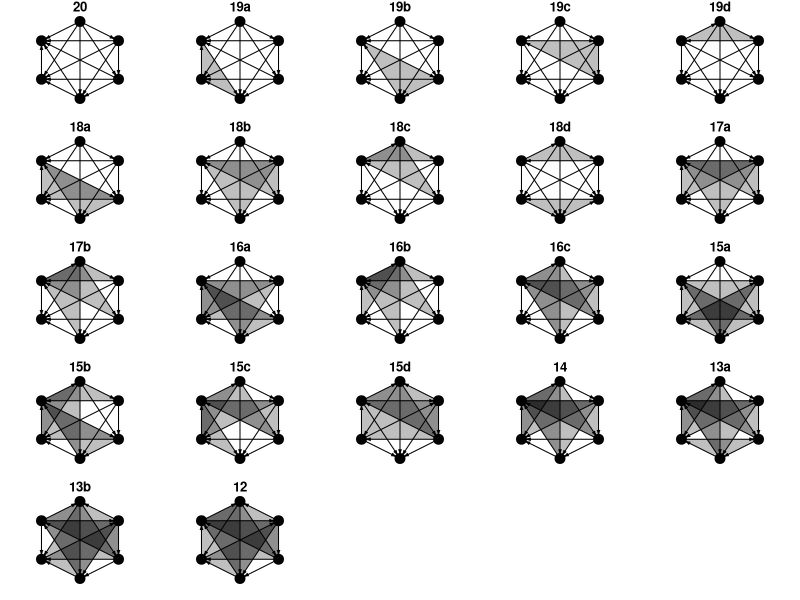
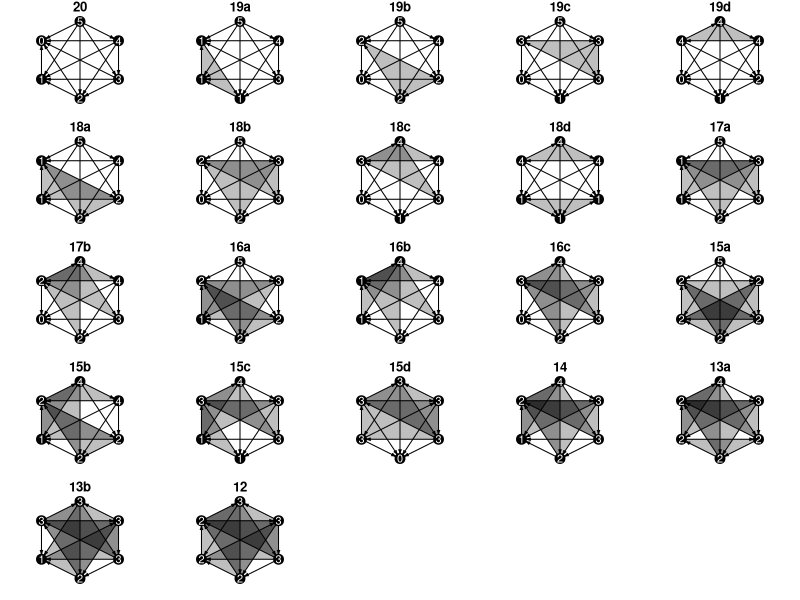
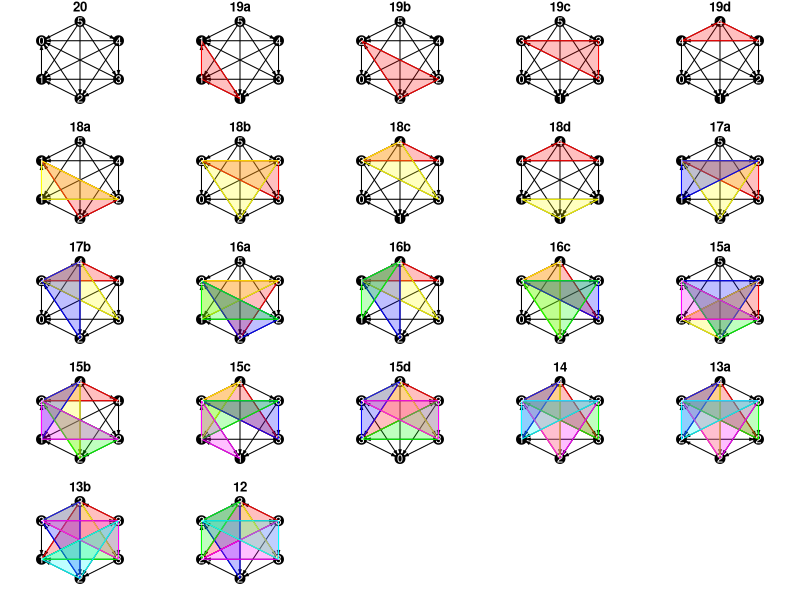
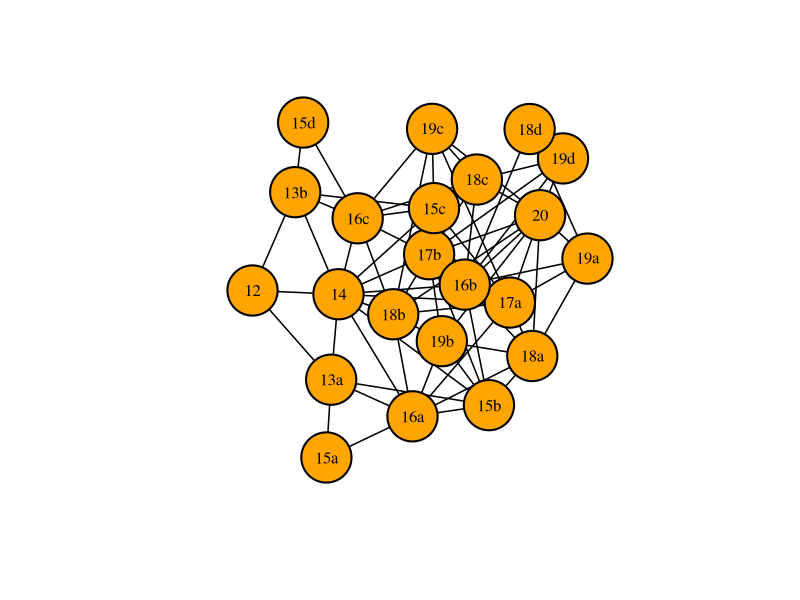

Reproduce these figures in R, in order.
# calculating how many non-isopmorphic graphs there are
library(igraph)
library(combinat)


# total nodes
nodes = 6

permutations <- function(n = NULL) {
  num <- c(0, 0, 0, 0, 0, 1, 1, 1, 1, 1)
  combos <- unique(permn(num))
  for (i in 1:length(combos)) {
    combos[[i]] <- combos[[i]][1:n]
  }
  combos <- unique(combos)
  return(combos)
}

total_graphs = (2^5) * (2^4) * (2^3) * (2^2) * 2

# m <- matrix(new[[1]], nrow = nodes)
# g <-graph_from_adjacency_matrix(m, mode="directed")
# plot(g, layout = layout_in_circle(g))


# data_5 <- permutations(5)
# data_4 <- permutations(4)
# data_3 <- permutations(3)
# data_2 <- permutations(2)
# data_1 <- permutations(1)


# this comes from the permutations above
data_5 <- list(c(0,0,0,0,0), c(0,0,0,0,1), c(0,0,0,1,0), c(0,0,1,0,0), c(0,1,0,0,0), c(1,0,0,0,0), c(1,0,0,0,1), c(0,1,0,0,1), c(0,0,1,0,1), c(0,0,0,1,1), c(0,0,1,1,0), c(0,1,0,1,0), c(1,0,0,1,0), c(1,0,1,0,0), c(0,1,1,0,0), c(1,1,0,0,0), c(1,1,0,0,1), c(1,0,1,0,1), c(1,0,0,1,1), c(0,1,0,1,1), c(0,1,1,0,1), c(0,0,1,1,1), c(0,1,1,1,0), c(1,0,1,1,0), c(1,1,0,1,0), c(1,1,1,0,0), c(1,1,0,1,1), c(1,0,1,1,1), c(1,1,1,0,1), c(0,1,1,1,1), c(1,1,1,1,0), c(1,1,1,1,1))
data_4 <- list(c(0,0,0,0), c(0,0,0,1), c(0,0,1,0), c(0,1,0,0), c(1,0,0,0), c(0,0,1,1), c(0,1,0,1), c(1,0,0,1), c(1,0,1,0), c(0,1,1,0), c(1,1,0,0), c(0,1,1,1), c(1,0,1,1), c(1,1,0,1), c(1,1,1,0), c(1,1,1,1))
data_3 <- list(c(0,0,0), c(0,0,1), c(0,1,0), c(1,0,0), c(1,0,1), c(0,1,1), c(1,1,0), c(1,1,1))
data_2 <- list(c(0,0), c(0,1), c(1,0), c(1,1))
data_1 <- list(0, 1)


chunk_1 <- c(data_1[1], data_1[2])
chunk_2 <- c(rep(data_2[1], length(chunk_1)), rep(data_2[2], length(chunk_1)), rep(data_2[3], length(chunk_1)), rep(data_2[4], length(chunk_1)))
chunk_3 <- c(rep(data_3[1], length(chunk_2)), rep(data_3[2], length(chunk_2)), rep(data_3[3], length(chunk_2)), rep(data_3[4], length(chunk_2)), rep(data_3[5], length(chunk_2)), rep(data_3[6], length(chunk_2)), rep(data_3[7], length(chunk_2)), rep(data_3[8], length(chunk_2)))
chunk_4 <- c(rep(data_4[1], length(chunk_3)), rep(data_4[2], length(chunk_3)), rep(data_4[3], length(chunk_3)), rep(data_4[4], length(chunk_3)), rep(data_4[5], length(chunk_3)), rep(data_4[6], length(chunk_3)), rep(data_4[7], length(chunk_3)), rep(data_4[8], length(chunk_3)), rep(data_4[9], length(chunk_3)), rep(data_4[10], length(chunk_3)), rep(data_4[11], length(chunk_3)), rep(data_4[12], length(chunk_3)), rep(data_4[13], length(chunk_3)), rep(data_4[14], length(chunk_3)), rep(data_4[15], length(chunk_3)), rep(data_4[16], length(chunk_3))) 
chunk_5 <- c(rep(data_5[1], length(chunk_4)), rep(data_5[2], length(chunk_4)), rep(data_5[3], length(chunk_4)), rep(data_5[4], length(chunk_4)), rep(data_5[5], length(chunk_4)), rep(data_5[6], length(chunk_4)), rep(data_5[7], length(chunk_4)), rep(data_5[8], length(chunk_4)), rep(data_5[9], length(chunk_4)), rep(data_5[10], length(chunk_4)), rep(data_5[11], length(chunk_4)), rep(data_5[12], length(chunk_4)), rep(data_5[13], length(chunk_4)), rep(data_5[14], length(chunk_4)), rep(data_5[15], length(chunk_4)), rep(data_5[16], length(chunk_4)), rep(data_5[17], length(chunk_4)), rep(data_5[18], length(chunk_4)), rep(data_5[19], length(chunk_4)), rep(data_5[20], length(chunk_4)), rep(data_5[21], length(chunk_4)), rep(data_5[22], length(chunk_4)), rep(data_5[23], length(chunk_4)), rep(data_5[24], length(chunk_4)), rep(data_5[25], length(chunk_4)), rep(data_5[26], length(chunk_4)), rep(data_5[27], length(chunk_4)), rep(data_5[28], length(chunk_4)), rep(data_5[29], length(chunk_4)), rep(data_5[30], length(chunk_4)), rep(data_5[31], length(chunk_4)), rep(data_5[32], length(chunk_4)))


new_data_1 <- rep(chunk_1, total_graphs/length(chunk_1))
new_data_2 <- rep(chunk_2, total_graphs/length(chunk_2))
new_data_3 <- rep(chunk_3, total_graphs/length(chunk_3))
new_data_4 <- rep(chunk_4, total_graphs/length(chunk_4))
new_data_5 <- rep(chunk_5, total_graphs/length(chunk_5))



# produces all possible graphs
all_graphs <- list()
for (i in 1:total_graphs) {
  all_graphs[[i]] <- c(0, new_data_5[[i]], abs(new_data_5[[i]][1] - 1), 0, new_data_4[[i]],
                  abs(new_data_5[[i]][2] - 1), abs(new_data_4[[i]][1] - 1), 0, new_data_3[[i]],
                  abs(new_data_5[[i]][3] - 1), abs(new_data_4[[i]][2] - 1), abs(new_data_3[[i]][1] - 1),
                  0, new_data_2[[i]], abs(new_data_5[[i]][4] - 1), abs(new_data_4[[i]][3] - 1),
                  abs(new_data_3[[i]][2] - 1), abs(new_data_2[[i]][1] - 1), 0, new_data_1[[i]],
                  abs(new_data_5[[i]][5] - 1), abs(new_data_4[[i]][4] - 1), abs(new_data_3[[i]][3] - 1),
                  abs(new_data_2[[i]][2] - 1), abs(new_data_1[[i]] - 1), 0
                  )
}


combos <- list()
sorted_combos <- list()
for (i in 1:total_graphs) {
  combos[[i]] <- sum(all_graphs[[i]][1:6])
  combos[[i]] <- c(combos[[i]], sum(all_graphs[[i]][7:12]))
  combos[[i]] <- c(combos[[i]], sum(all_graphs[[i]][13:18]))
  combos[[i]] <- c(combos[[i]], sum(all_graphs[[i]][19:24]))
  combos[[i]] <- c(combos[[i]], sum(all_graphs[[i]][25:30]))
  combos[[i]] <- c(combos[[i]], sum(all_graphs[[i]][31:36]))
  sorted_combos[[i]] <- sort(combos[[i]])
}




iso <- unique(sorted_combos)
iso_count <- rep(list(0), length(iso))
iso_ex_num <- vector()
for (i in 1:length(sorted_combos)) {
  for (j in 1:length(iso)) {
    if (identical(sorted_combos[[i]], iso[[j]])) {
      if (iso_count[[j]] == 0) {
        iso_ex_num <- c(iso_ex_num, i)
      }
      iso_count[[j]] <- iso_count[[j]] + 1
    }
  }
}

# shows the different types of isomorphs and how many there are of each
new_mat <- matrix(iso)
new_mat <- cbind(new_mat, iso_count)

iso_combos <- list()
iso_graph <- list()
for (i in 1:length(iso)) {
  m <- matrix(all_graphs[[iso_ex_num[i]]], nrow = nodes)
  iso_graph[[i]] <-graph_from_adjacency_matrix(m, mode="directed")
  iso_combos[[i]] <- combos[[iso_ex_num[i]]]
}

new_mat <- cbind(new_mat, iso_graph)
# there are 22 total isomorphs


# gets the triad census state and id
# accepts triad census
triad_state <- function(census = NULL) {
  name = NULL
  trans = NULL
  if (census[1] == 1) {
    name = "003"
    trans = NA
  }
  if (census[2] == 1) {
    name = "012"
    trans = NA
  }
  if (census[3] == 1) {
    name = "102"
    trans = NA
  }
  if (census[4] == 1) {
    name = "021D"
    trans = NA
  }
  if (census[5] == 1) {
    name = "021U"
    trans = NA
  }
  if (census[6] == 1) {
    name = "021C"
    trans = "Intransitive"
  }
  if (census[7] == 1) {
    name = "111D"
    trans = "Intransitive"
  }
  if (census[8] == 1) {
    name = "111U"
    trans = "Intransitive"
  }
  if (census[9] == 1) {
    name = "030T"
    trans = "Transitive"
  }
  if (census[10] == 1) {
    name = "030C"
    trans = "Intransitive"
  }
  if (census[11] == 1) {
    name = "201"
    trans = "Intransitive"
  }
  if (census[12] == 1) {
    name = "120D"
    trans = "Transitive"
  }
  if (census[13] == 1) {
    name = "120U"
    trans = "Transitive"
  }
  if (census[14] == 1) {
    name = "120C"
    trans = "Mixed"
  }
  if (census[15] == 1) {
    name = "210"
    trans = "Mixed"
  }
  if (census[16] == 1) {
    name = "300"
    trans = "Transitive"
  }
  return(list(name, trans))
}



iso_triad <- function(iso_number = NULL) {
  g = iso_graph[[iso_number]]
  individuals <- c(1, 2, 3, 4, 5, 6)
  ids <- combn(individuals, 3, simplify = FALSE)
  sg = rep(list(NA),length(ids))
  sg_census = rep(list(NA),length(ids))
  state <- rep(list(NA),length(ids))
  trans <- rep(list(NA),length(ids))
  for (i in 1:length(ids)){
    sg[[i]] <- induced_subgraph(g, vids = ids[i][[1]])
    sg_census[[i]] <- triad_census(sg[[i]])
    state[[i]] <- triad_state(sg_census[[i]])[[1]]
    trans[[i]] <- triad_state(sg_census[[i]])[[2]]
  }
  sub_mat <- matrix(ids)
  sub_mat <- cbind(sub_mat, as.matrix(sg))
  sub_mat <- cbind(sub_mat, as.matrix(sg_census))
  sub_mat <- cbind(sub_mat, as.matrix(state))
  sub_mat <- cbind(sub_mat, as.matrix(trans))
  colnames(sub_mat) <- c("Triad", "IGraph", "Triad_Census", "State_ID", "Transitivity")
  return(sub_mat)
}


# iso_1_triads <- iso_triad(1)
# iso_2_triads <- iso_triad(2)
# iso_3_triads <- iso_triad(3)
# iso_4_triads <- iso_triad(4)
# iso_5_triads <- iso_triad(5)
# iso_6_triads <- iso_triad(6)
# iso_7_triads <- iso_triad(7)
# iso_8_triads <- iso_triad(8)
# iso_9_triads <- iso_triad(9)
# iso_10_triads <- iso_triad(10)
# iso_11_triads <- iso_triad(11)
# iso_12_triads <- iso_triad(12)
# iso_13_triads <- iso_triad(13)
# iso_14_triads <- iso_triad(14)
# iso_15_triads <- iso_triad(15)
# iso_16_triads <- iso_triad(16)
# iso_17_triads <- iso_triad(17)
# iso_18_triads <- iso_triad(18)
# iso_19_triads <- iso_triad(19)
# iso_20_triads <- iso_triad(20)
# iso_21_triads <- iso_triad(21)
# iso_22_triads <- iso_triad(22)



iso_trans <- function(iso_number = NULL) {
  data <- iso_triad(iso_number)
  trans = 0
  int = 0
  for (i in 1:nrow(data)) {
    if (data[[i,5]] == "Transitive") {
      trans = trans + 1
    }
    if (data[[i,5]] == "Intransitive") {
      int = int + 1
    }
  }
  return(list(Transitive = trans, Intransitive = int))
}

trans_num = list()
for (i in 1:length(iso)) {
  trans_num[[i]] <- unlist(iso_trans(i))
}


all_trans = vector()
for (i in 1:length(iso)) {
  all_trans <- append(all_trans, iso_trans(i)[[1]])
}


iso_names <- vector()
iso_num <- rep(list(1), 22)
for (i in 1:length(iso)) {
  if (sum(all_trans == all_trans[i]) == 1) {
    iso_names <- append(iso_names, toString(all_trans[i]))
  } else {
    temp_name <- as.vector(toString(all_trans[i]))
    temp_name <- append(temp_name, letters[iso_num[[all_trans[i]]]])
    temp_name <- paste(temp_name, collapse = "")
    iso_names <- append(iso_names, temp_name)
    iso_num[[all_trans[i]]] <- iso_num[[all_trans[i]]] + 1
  }
}


new_mat <- cbind(new_mat, as.matrix(trans_num))
new_mat <- cbind(as.matrix(iso_names), new_mat)


# test = iso_graph[[22]]
# test_individuals <- c(1, 2, 3, 4, 5, 6)
# test_ids <- combn(test_individuals, 3, simplify = FALSE)
# test_sg = rep(list(NA),length(test_ids))
# test_sg_census = rep(list(NA),length(test_ids))
# test_state <- rep(list(NA),length(test_ids))
# test_trans <- rep(list(NA),length(test_ids))
# for (i in 1:length(test_ids)){
#   test_sg[[i]] <- induced_subgraph(test, vids = test_ids[i][[1]])
#   test_sg_census[[i]] <- triad_census(test_sg[[i]])
#   test_state[[i]] <- triad_state(test_sg_census[[i]])[[1]]
#   test_trans[[i]] <- triad_state(test_sg_census[[i]])[[2]]
# }
# sub_mat <- matrix(test_ids)
# sub_mat <- cbind(sub_mat, as.matrix(test_sg))
# sub_mat <- cbind(sub_mat, as.matrix(test_sg_census))
# sub_mat <- cbind(sub_mat, as.matrix(test_state))
# sub_mat <- cbind(sub_mat, as.matrix(test_trans))
# colnames(sub_mat) <- c("Triad", "IGraph", "Triad_Census", "State_ID", "Transitivity")


intrans = rep(list(),length(iso))
for (i in 1:length(iso)) {
  data = iso_graph[[i]]
  individuals <- c(1, 2, 3, 4, 5, 6)
  ids <- combn(individuals, 3, simplify = FALSE)
  intrans_temp <- NULL
  int_count = 1
  for (j in 1:length(ids)) {
    sg <- induced_subgraph(data, vids = ids[[j]])
    sg_census <- triad_census(sg)
    if (triad_state(sg_census)[[2]] == "Intransitive") {
      intrans_temp[[int_count]] <- ids[[j]]
      int_count <- int_count + 1
    }
  }
  intrans[[i]] <- intrans_temp
}

new_mat <- cbind(new_mat, as.matrix(intrans))
for (i in 1:nrow(new_mat)) {
  for (j in 1:length(new_mat[[i, 2]])) {
    new_mat[[i, 2]][j] <- abs(5 - new_mat[[i, 2]][j])
  }
}

colnames(new_mat) <- c("ID", "Wins", "Count", "Example IGraph", "Transitivity", "Intransitive_Vert")
iso_combos <- iso_combos[c(1, 2, 4, 7, 14, 3, 6, 12, 15, 5, 11, 8, 10, 17, 9, 13, 18, 22, 16, 19, 21, 20)]
iso_mat <- new_mat[c(1, 2, 4, 7, 14, 3, 6, 12, 15, 5, 11, 8, 10, 17, 9, 13, 18, 22, 16, 19, 21, 20),]



# iso_mat[[2,2]][unlist(iso_mat[[2,6]])]





# x <- c(1, 0.5, -0.5, -1, -0.5, 0.5)
# y <- c(0, 1, 1, 0, -1, -1)
# coords <- data.frame(x, y)

x2 <- c(0, 1, 1, 0, -1, -1)
y2 <- c(1, 0.5, -0.5, -1, -0.5, 0.5)
sideways <- as.matrix(data.frame(x2, y2))





par(mfrow=c(5,5), mar=c(1,0,1,0))
for (i in 1:length(iso)) {
  plot(iso_mat[[i, 4]], layout = sideways, vertex.color = "black",
       vertex.size = 25, vertex.frame.color = "black", vertex.frame.width = 1.25,
       edge.color = "black", edge.arrow.size = .2, vertex.label = NA, main = iso_mat[[i, 1]])
  for (j in 1:length(iso_mat[[i,6]])) {
    try(polygon(sideways[iso_mat[[i,6]][[j]],], col = rgb(0, 0, 0, 0.25), border = NA), silent = TRUE)
  }
}



# par(mfrow=c(5,5), mar=c(0,0,1,0))
# for (i in 1:length(iso)) {
#   plot(iso_mat[[i, 4]], layout = sideways, vertex.color = "#80b2d7",
#        vertex.size = 25, vertex.frame.color = "black", vertex.frame.width = 1.25,
#        edge.color = "black", edge.arrow.size = .2, vertex.label = NA, main = iso_mat[[i, 1]])
#   for (j in 1:length(iso_mat[[i,6]])) {
#     try(polygon(sideways[iso_mat[[i,6]][[j]],], col = rgb(128/255, 178/255, 215/255, 0.4), border = NA), silent = TRUE)
#   }
# }


# par(mfrow=c(5,5), mar=c(0,0,1,0))
# for (i in 1:length(iso)) {
#   plot(iso_mat[[i, 4]], layout = sideways, vertex.color = "#003a67",
#        vertex.size = 25, vertex.frame.color = "#003a67", vertex.frame.width = 1.25,
#        edge.color = "#003a67", edge.arrow.size = .2, vertex.label = NA, main = iso_mat[[i, 1]])
#   for (j in 1:length(iso_mat[[i,6]])) {
#     try(polygon(sideways[iso_mat[[i,6]][[j]],], col = adjustcolor("#003a67", alpha.f = 0.5), border = NA), silent = TRUE)
#   }
# }



# "#003a67"
# "#80b2d7"


# par(mfrow=c(1,1), mar=c(1,1,1,1))
# plot(iso_mat[[22, 4]], layout = sideways, vertex.color = "#80b2d7",
#      vertex.size = 25, vertex.frame.color = "#003a67", vertex.frame.width = 1.25,
#      edge.color = "black", edge.arrow.size = .2, vertex.label = NA, main = iso_mat[[i, 1]])
# for (j in 1:length(iso_mat[[22,6]])) {
#   try(polygon(sideways[iso_mat[[22,6]][[j]],], col = rgb(0, 0, 0, 0.25), border = NA), silent = TRUE)
# }


# plots the isomorphs with number of wins on each vertex
par(mfrow=c(5,5), mar=c(1,0,1,0))
for (i in 1:length(iso)) {
  plot(iso_mat[[i, 4]], layout = sideways, vertex.color = "black",
       vertex.size = 25, vertex.frame.color = "black", vertex.frame.width = 1.25,
       edge.color = "black", vertex.label = iso_mat[[i, 2]], vertex.label.color = "black", edge.arrow.size = .2, main = iso_mat[[i, 1]])
  for (j in 1:length(iso_mat[[i,6]])) {
    try(polygon(sideways[iso_mat[[i,6]][[j]],], col = rgb(0, 0, 0, 0.25), border = NA), silent = TRUE)
  }
  for (k in 1:length(iso_mat[[i,2]])) {
    text(sideways[k, 1], sideways[k, 2], abs(5 - iso_combos[[i]][k]), col = "white")
  }
}



# this is the colorful one
bin <- list(as.list(c(1, 0, 0)), as.list(c(1, 1, 0)), as.list(c(0, 0, 1)), as.list(c(0, 1, 0)), as.list(c(1, 0, 1)), as.list(c(0, 1, 1)))

par(mfrow=c(5,5), mar=c(1,0,1,0))
for (i in 1:length(iso)) {
  plot(iso_mat[[i, 4]], layout = sideways, vertex.color = "black",
       vertex.size = 25, vertex.frame.color = "black", vertex.frame.width = 1.25,
       edge.color = "black", vertex.label = iso_mat[[i, 2]], vertex.label.color = "black", edge.arrow.size = .2, main = iso_mat[[i, 1]])
  for (j in 1:length(iso_mat[[i,6]])) {
    try(polygon(sideways[iso_mat[[i,6]][[j]],], col = rgb(bin[[j]][[1]], bin[[j]][[2]], bin[[j]][[3]], 0.25), border = rgb(bin[[j]][[1]], bin[[j]][[2]], bin[[j]][[3]], 1)), silent = TRUE)
  }
  for (k in 1:length(iso_mat[[i,2]])) {
    text(sideways[k, 1], sideways[k, 2], abs(5 - iso_combos[[i]][k]), col = "white")
  }
}




iso_order <- list()
iso_order_num <- 1
not_iso_order <- list()
not_iso_order_num <- 1
for (i in 1:nrow(iso_mat)) {
  for (j in 1:nrow(iso_mat)) {
    # returns a list of possible id changes if one pair flips
    if (identical(sort(iso_mat[[i,2]] - iso_mat[[j, 2]]), c(-1, 0, 0, 0, 0, 1))) {
      iso_order[[iso_order_num]] <- sort(c(iso_mat[[i,1]], iso_mat[[j,1]]), decreasing = TRUE)
      iso_order_num = iso_order_num + 1
    }
    # returns a list of impossible id changes if one pair flips
    else if (identical(sort(iso_mat[[i,2]] - iso_mat[[j, 2]]), c(0, 0, 0, 0, 0, 0))) {
      iso_order[[iso_order_num]] <- sort(c(iso_mat[[i,1]], iso_mat[[j,1]]), decreasing = TRUE)
      iso_order_num = iso_order_num + 1
    }
    else {
      not_iso_order[[not_iso_order_num]] <- sort(c(iso_mat[[i,1]], iso_mat[[j,1]]), decreasing = TRUE)
      not_iso_order_num = not_iso_order_num + 1
    }
  }
}
iso_order <- unique(iso_order)
not_iso_order <- unique(not_iso_order)

iso_names <- sort(iso_names, TRUE)

# empty transition matrix
t_matrix <- matrix(NA, nrow = length(new_mat[,1]), ncol = length(new_mat[,1]), 
                   dimnames = list(sort(unlist(new_mat[,1]), decreasing = TRUE), sort(unlist(new_mat[,1]), decreasing = TRUE)))



for (i in 1:length(iso_order)) {
  t_matrix[iso_order[[i]][1], iso_order[[i]][2]] <- 0
  t_matrix[iso_order[[i]][2], iso_order[[i]][1]] <- 0
}





# creates lists for which isomorphs turn into each other
t_matrix_named <- matrix(NA, nrow = length(new_mat[,1]), ncol = length(new_mat[,1]), 
                         dimnames = list(sort(unlist(new_mat[,1]), decreasing = TRUE), sort(unlist(new_mat[,1]), decreasing = TRUE)))

for (i in 1:length(iso_order)) {
  t_matrix_named[iso_order[[i]][1], iso_order[[i]][2]] <- iso_order[[i]][2]
  t_matrix_named[iso_order[[i]][2], iso_order[[i]][1]] <- iso_order[[i]][1]
}

transition_list <- rep(list(), length(iso_names))

for (i in 1:nrow(t_matrix_named)) {
  transition_list[i] <- list(as.vector(t_matrix_named[i,]))
  transition_list[[i]] <- transition_list[[i]][!is.na(transition_list[[i]])]
}

names(transition_list) <- c("20", "19d", "19c", "19b", "19a", "18d", "18c", "18b",
                            "18a", "17b", "17a", "16c", "16b", "16a", "15d", "15c",
                            "15b", "15a", "14", "13b", "13a", "12")







# vertex.label = iso_mat[[i, 2]], vertex.label.color = "black",


# ## Data from  http://users.cecs.anu.edu.au/~bdm/data/graphs.html ##
# Data <- read.delim("rfid_data/graph6c.g6",header=FALSE)
# 
# DataFrame<-data.frame() #Creating empty data frame to store adjacency matrices
# 
# G<-as.character(Data[1,1])
# n<-as.numeric(charToRaw(substr(G, 1, 1)))-63
# n #number of vertices of the graph
# 
# for(k in 1:nrow(Data)){
#   
#   G<-as.character(Data[k,1])
#   
#   vector<-c()
#   for(i in 2:nchar(G)){
#     vector<-c(vector,rev(as.numeric(intToBits(as.numeric(charToRaw(substr(G, i, i)))-63)[1:6])))}
#   vector
#   
#   A<-matrix(0,nrow=n,ncol=n)
#   vector2<-vector
#   for(j in 2:n){
#     for(i in 1:(j-1)){
#       A[i,j]<-vector2[1];
#       vector2<-vector2[-1]
#     }}#filling the upper triangle of the adjacency matrix
#   for(i in 2:n){
#     for(j in 1:(i-1)){
#       A[i,j]<-A[j,i]
#     }}#filling the lower triangle of the adjacency matrix
#   A
#   
#   Avec<-as.vector(A)
#   DataFrame<-rbind(DataFrame,Avec)
#   if(k%%10000==0){print(k)}
# }
# 
# colnames(DataFrame)<-NULL
# write.csv(DataFrame,paste0("graphs",n,".csv"),row.names=FALSE)


# new_data <- read.csv("graphs6.csv",header=FALSE,sep=",")
# i = 112
# m <- matrix(as.vector(t(new_data[i,])),nrow=sqrt(length(as.vector(t(new_data[i,])))))


iso_order


### Make graph layout  - doesn't look good yet.
## Probably have to dictate exact location of nodes to make it look as we need.

# Load the igraph package
library(igraph)


# 1. Convert the list to an igraph object
# Flatten the list and convert to an edge list matrix
edge_list <- do.call(rbind, iso_order)
g <- graph_from_edgelist(edge_list, directed = FALSE)

# 2. Remove self-loops
g <- simplify(g, remove.loops = TRUE, remove.multiple = FALSE)

# 3. Plot the network
dev.off()

# Set a hierarchical layout (tree layout)
#layout <- layout_in_circle(g)
#layout <- layout_as_star(g)
layout <- layout_with_dh(g)

# Plot with customizations
plot(
  g,
  layout = layout,
  vertex.size = 30,
  vertex.label.color = "black",
  vertex.color = "orange",
  vertex.frame.color = "black",     # Black border for nodes
  vertex.frame.width = 2,           # Thicker border for nodes
  edge.color = "black",             # Darker edge color
  edge.width = 1.5,                 # Thicker edges
  edge.arrow.size = 0.5             # Arrow size if directed
)
